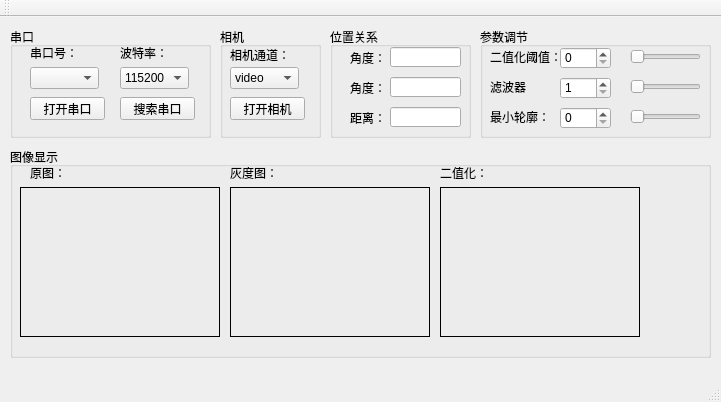
<?xml version="1.0" encoding="UTF-8"?>
<ui version="4.0">
 <class>MainWindow</class>
 <widget class="QMainWindow" name="MainWindow">
  <property name="geometry">
   <rect>
    <x>0</x>
    <y>0</y>
    <width>721</width>
    <height>402</height>
   </rect>
  </property>
  <property name="windowTitle">
   <string>MainWindow</string>
  </property>
  <widget class="QWidget" name="centralWidget">
   <widget class="QGroupBox" name="groupBox">
    <property name="geometry">
     <rect>
      <x>10</x>
      <y>10</y>
      <width>201</width>
      <height>111</height>
     </rect>
    </property>
    <property name="title">
     <string>串口</string>
    </property>
    <widget class="QLabel" name="label">
     <property name="geometry">
      <rect>
       <x>20</x>
       <y>20</y>
       <width>54</width>
       <height>12</height>
      </rect>
     </property>
     <property name="text">
      <string>串口号：</string>
     </property>
    </widget>
    <widget class="QLabel" name="label_2">
     <property name="geometry">
      <rect>
       <x>110</x>
       <y>20</y>
       <width>54</width>
       <height>12</height>
      </rect>
     </property>
     <property name="text">
      <string>波特率：</string>
     </property>
    </widget>
    <widget class="QComboBox" name="comboBox_com">
     <property name="geometry">
      <rect>
       <x>20</x>
       <y>40</y>
       <width>69</width>
       <height>22</height>
      </rect>
     </property>
    </widget>
    <widget class="QComboBox" name="comboBox_baud">
     <property name="geometry">
      <rect>
       <x>110</x>
       <y>40</y>
       <width>69</width>
       <height>22</height>
      </rect>
     </property>
     <item>
      <property name="text">
       <string>115200</string>
      </property>
     </item>
     <item>
      <property name="text">
       <string>38400</string>
      </property>
     </item>
     <item>
      <property name="text">
       <string>9600</string>
      </property>
     </item>
    </widget>
    <widget class="QPushButton" name="pushButton_openPort">
     <property name="geometry">
      <rect>
       <x>20</x>
       <y>70</y>
       <width>75</width>
       <height>23</height>
      </rect>
     </property>
     <property name="text">
      <string>打开串口</string>
     </property>
    </widget>
    <widget class="QPushButton" name="pushButton_searchPort">
     <property name="geometry">
      <rect>
       <x>110</x>
       <y>70</y>
       <width>75</width>
       <height>23</height>
      </rect>
     </property>
     <property name="text">
      <string>搜索串口</string>
     </property>
    </widget>
   </widget>
   <widget class="QGroupBox" name="groupBox_2">
    <property name="geometry">
     <rect>
      <x>220</x>
      <y>10</y>
      <width>101</width>
      <height>111</height>
     </rect>
    </property>
    <property name="title">
     <string>相机</string>
    </property>
    <widget class="QPushButton" name="pushButton_OpenCam">
     <property name="geometry">
      <rect>
       <x>10</x>
       <y>70</y>
       <width>75</width>
       <height>23</height>
      </rect>
     </property>
     <property name="text">
      <string>打开相机</string>
     </property>
    </widget>
    <widget class="QComboBox" name="comboBox_channel">
     <property name="geometry">
      <rect>
       <x>10</x>
       <y>40</y>
       <width>69</width>
       <height>22</height>
      </rect>
     </property>
     <item>
      <property name="text">
       <string>video</string>
      </property>
     </item>
     <item>
      <property name="text">
       <string>0</string>
      </property>
     </item>
     <item>
      <property name="text">
       <string>1</string>
      </property>
     </item>
    </widget>
    <widget class="QLabel" name="label_9">
     <property name="geometry">
      <rect>
       <x>10</x>
       <y>20</y>
       <width>71</width>
       <height>16</height>
      </rect>
     </property>
     <property name="text">
      <string>相机通道：</string>
     </property>
    </widget>
   </widget>
   <widget class="QGroupBox" name="groupBox_3">
    <property name="geometry">
     <rect>
      <x>10</x>
      <y>130</y>
      <width>701</width>
      <height>211</height>
     </rect>
    </property>
    <property name="title">
     <string>图像显示</string>
    </property>
    <widget class="QLabel" name="label_original">
     <property name="geometry">
      <rect>
       <x>10</x>
       <y>40</y>
       <width>200</width>
       <height>150</height>
      </rect>
     </property>
     <property name="styleSheet">
      <string notr="true">border-width: 1px;
border-style: outset;
border-style: solid;
border-color: rgb(0, 0, 0)</string>
     </property>
     <property name="text">
      <string/>
     </property>
    </widget>
    <widget class="QLabel" name="label_gray">
     <property name="geometry">
      <rect>
       <x>220</x>
       <y>40</y>
       <width>200</width>
       <height>150</height>
      </rect>
     </property>
     <property name="styleSheet">
      <string notr="true">border-width: 1px;
border-style: outset;
border-style: solid;
border-color: rgb(0, 0, 0)</string>
     </property>
     <property name="text">
      <string/>
     </property>
    </widget>
    <widget class="QLabel" name="label_binary">
     <property name="geometry">
      <rect>
       <x>430</x>
       <y>40</y>
       <width>200</width>
       <height>150</height>
      </rect>
     </property>
     <property name="styleSheet">
      <string notr="true">border-width: 1px;
border-style: outset;
border-style: solid;
border-color: rgb(0, 0, 0)</string>
     </property>
     <property name="text">
      <string/>
     </property>
    </widget>
    <widget class="QLabel" name="label_3">
     <property name="geometry">
      <rect>
       <x>20</x>
       <y>20</y>
       <width>54</width>
       <height>12</height>
      </rect>
     </property>
     <property name="text">
      <string>原图：</string>
     </property>
    </widget>
    <widget class="QLabel" name="label_4">
     <property name="geometry">
      <rect>
       <x>220</x>
       <y>20</y>
       <width>54</width>
       <height>12</height>
      </rect>
     </property>
     <property name="text">
      <string>灰度图：</string>
     </property>
    </widget>
    <widget class="QLabel" name="label_5">
     <property name="geometry">
      <rect>
       <x>430</x>
       <y>20</y>
       <width>54</width>
       <height>12</height>
      </rect>
     </property>
     <property name="text">
      <string>二值化：</string>
     </property>
    </widget>
   </widget>
   <widget class="QGroupBox" name="groupBox_4">
    <property name="geometry">
     <rect>
      <x>330</x>
      <y>10</y>
      <width>141</width>
      <height>111</height>
     </rect>
    </property>
    <property name="title">
     <string>位置关系</string>
    </property>
    <widget class="QLabel" name="label_6">
     <property name="geometry">
      <rect>
       <x>20</x>
       <y>80</y>
       <width>54</width>
       <height>21</height>
      </rect>
     </property>
     <property name="text">
      <string>距离：</string>
     </property>
    </widget>
    <widget class="QLabel" name="label_7">
     <property name="geometry">
      <rect>
       <x>20</x>
       <y>50</y>
       <width>54</width>
       <height>21</height>
      </rect>
     </property>
     <property name="text">
      <string>角度：</string>
     </property>
    </widget>
    <widget class="QLineEdit" name="lineEdit_Angle">
     <property name="geometry">
      <rect>
       <x>60</x>
       <y>50</y>
       <width>71</width>
       <height>20</height>
      </rect>
     </property>
    </widget>
    <widget class="QLineEdit" name="lineEdit_Distance">
     <property name="geometry">
      <rect>
       <x>60</x>
       <y>80</y>
       <width>71</width>
       <height>20</height>
      </rect>
     </property>
    </widget>
    <widget class="QLabel" name="label_12">
     <property name="geometry">
      <rect>
       <x>20</x>
       <y>20</y>
       <width>54</width>
       <height>21</height>
      </rect>
     </property>
     <property name="text">
      <string>角度：</string>
     </property>
    </widget>
    <widget class="QLineEdit" name="lineEdit_AngleDir">
     <property name="geometry">
      <rect>
       <x>60</x>
       <y>20</y>
       <width>71</width>
       <height>20</height>
      </rect>
     </property>
     <property name="text">
      <string/>
     </property>
    </widget>
   </widget>
   <widget class="QGroupBox" name="groupBox_5">
    <property name="geometry">
     <rect>
      <x>480</x>
      <y>10</y>
      <width>231</width>
      <height>111</height>
     </rect>
    </property>
    <property name="title">
     <string>参数调节</string>
    </property>
    <widget class="QSlider" name="horizontalSlider_ThresValue">
     <property name="geometry">
      <rect>
       <x>150</x>
       <y>20</y>
       <width>71</width>
       <height>20</height>
      </rect>
     </property>
     <property name="maximum">
      <number>50</number>
     </property>
     <property name="orientation">
      <enum>Qt::Horizontal</enum>
     </property>
    </widget>
    <widget class="QSlider" name="horizontalSlider_BlurSize">
     <property name="geometry">
      <rect>
       <x>150</x>
       <y>50</y>
       <width>71</width>
       <height>20</height>
      </rect>
     </property>
     <property name="minimum">
      <number>1</number>
     </property>
     <property name="maximum">
      <number>5</number>
     </property>
     <property name="orientation">
      <enum>Qt::Horizontal</enum>
     </property>
    </widget>
    <widget class="QSlider" name="horizontalSlider_MinBlibSize">
     <property name="geometry">
      <rect>
       <x>150</x>
       <y>80</y>
       <width>71</width>
       <height>20</height>
      </rect>
     </property>
     <property name="maximum">
      <number>100</number>
     </property>
     <property name="orientation">
      <enum>Qt::Horizontal</enum>
     </property>
    </widget>
    <widget class="QSpinBox" name="spinBox_ThresValue">
     <property name="geometry">
      <rect>
       <x>80</x>
       <y>20</y>
       <width>51</width>
       <height>22</height>
      </rect>
     </property>
     <property name="maximum">
      <number>50</number>
     </property>
    </widget>
    <widget class="QSpinBox" name="spinBox_BlurSize">
     <property name="geometry">
      <rect>
       <x>80</x>
       <y>50</y>
       <width>51</width>
       <height>22</height>
      </rect>
     </property>
     <property name="minimum">
      <number>1</number>
     </property>
     <property name="maximum">
      <number>5</number>
     </property>
    </widget>
    <widget class="QSpinBox" name="spinBox_MinBlibSize">
     <property name="geometry">
      <rect>
       <x>80</x>
       <y>80</y>
       <width>51</width>
       <height>22</height>
      </rect>
     </property>
     <property name="maximum">
      <number>100</number>
     </property>
    </widget>
    <widget class="QLabel" name="label_8">
     <property name="geometry">
      <rect>
       <x>10</x>
       <y>20</y>
       <width>71</width>
       <height>20</height>
      </rect>
     </property>
     <property name="text">
      <string>二值化阈值：</string>
     </property>
    </widget>
    <widget class="QLabel" name="label_10">
     <property name="geometry">
      <rect>
       <x>10</x>
       <y>50</y>
       <width>41</width>
       <height>20</height>
      </rect>
     </property>
     <property name="text">
      <string>滤波器：</string>
     </property>
    </widget>
    <widget class="QLabel" name="label_11">
     <property name="geometry">
      <rect>
       <x>10</x>
       <y>80</y>
       <width>81</width>
       <height>20</height>
      </rect>
     </property>
     <property name="text">
      <string>最小轮廓：</string>
     </property>
    </widget>
   </widget>
  </widget>
  <widget class="QMenuBar" name="menuBar">
   <property name="geometry">
    <rect>
     <x>0</x>
     <y>0</y>
     <width>721</width>
     <height>23</height>
    </rect>
   </property>
  </widget>
  <widget class="QToolBar" name="mainToolBar">
   <attribute name="toolBarArea">
    <enum>TopToolBarArea</enum>
   </attribute>
   <attribute name="toolBarBreak">
    <bool>false</bool>
   </attribute>
  </widget>
  <widget class="QStatusBar" name="statusBar"/>
 </widget>
 <layoutdefault spacing="6" margin="11"/>
 <resources/>
 <connections>
  <connection>
   <sender>spinBox_ThresValue</sender>
   <signal>valueChanged(int)</signal>
   <receiver>horizontalSlider_ThresValue</receiver>
   <slot>setValue(int)</slot>
   <hints>
    <hint type="sourcelabel">
     <x>524</x>
     <y>74</y>
    </hint>
    <hint type="destinationlabel">
     <x>568</x>
     <y>77</y>
    </hint>
   </hints>
  </connection>
  <connection>
   <sender>spinBox_BlurSize</sender>
   <signal>valueChanged(int)</signal>
   <receiver>horizontalSlider_BlurSize</receiver>
   <slot>setValue(int)</slot>
   <hints>
    <hint type="sourcelabel">
     <x>530</x>
     <y>105</y>
    </hint>
    <hint type="destinationlabel">
     <x>562</x>
     <y>105</y>
    </hint>
   </hints>
  </connection>
  <connection>
   <sender>spinBox_MinBlibSize</sender>
   <signal>valueChanged(int)</signal>
   <receiver>horizontalSlider_MinBlibSize</receiver>
   <slot>setValue(int)</slot>
   <hints>
    <hint type="sourcelabel">
     <x>524</x>
     <y>134</y>
    </hint>
    <hint type="destinationlabel">
     <x>573</x>
     <y>134</y>
    </hint>
   </hints>
  </connection>
  <connection>
   <sender>horizontalSlider_ThresValue</sender>
   <signal>valueChanged(int)</signal>
   <receiver>spinBox_ThresValue</receiver>
   <slot>setValue(int)</slot>
   <hints>
    <hint type="sourcelabel">
     <x>566</x>
     <y>68</y>
    </hint>
    <hint type="destinationlabel">
     <x>533</x>
     <y>73</y>
    </hint>
   </hints>
  </connection>
  <connection>
   <sender>horizontalSlider_BlurSize</sender>
   <signal>valueChanged(int)</signal>
   <receiver>spinBox_BlurSize</receiver>
   <slot>setValue(int)</slot>
   <hints>
    <hint type="sourcelabel">
     <x>564</x>
     <y>97</y>
    </hint>
    <hint type="destinationlabel">
     <x>540</x>
     <y>104</y>
    </hint>
   </hints>
  </connection>
  <connection>
   <sender>horizontalSlider_MinBlibSize</sender>
   <signal>valueChanged(int)</signal>
   <receiver>spinBox_MinBlibSize</receiver>
   <slot>setValue(int)</slot>
   <hints>
    <hint type="sourcelabel">
     <x>561</x>
     <y>131</y>
    </hint>
    <hint type="destinationlabel">
     <x>538</x>
     <y>133</y>
    </hint>
   </hints>
  </connection>
 </connections>
</ui>
